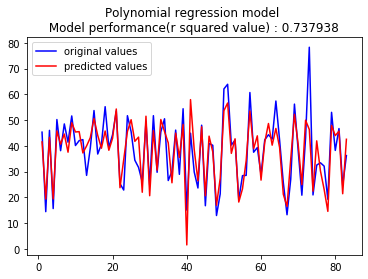

The script that drew this image:
#Polynomial regression

#importing the libraries
import pandas as pd
import matplotlib.pyplot as plt 
import numpy as np

#Importing the dataset
dataset = pd.read_csv('RealEstate_Data.csv')
X = dataset.iloc[:,1:-1].values
y = dataset.iloc[:,-1].values

#Visualising the whole dataset values
a = np.arange(len(y))
plt.bar(a,y , color = 'darkgreen' )
plt.title('House prices per unit area determined by various factors' )
plt.show()


#Splitting the dataset into training and test set
from sklearn.model_selection import train_test_split
X_train,X_test,y_train,y_test = train_test_split(X , y , test_size = 0.2 , random_state = 0)

#Training the model on the dataset
from sklearn.preprocessing import PolynomialFeatures
poly_reg = PolynomialFeatures(degree = 2)
from sklearn.linear_model import LinearRegression
regressor = LinearRegression()
X_poly = poly_reg.fit_transform(X_train)
regressor.fit(X_poly,y_train)

#Predicting the results
y_pred = regressor.predict(poly_reg.transform(X_test))
np.set_printoptions(precision = 2)
print(np.concatenate((y_pred.reshape(len(y_pred),1),y_test.reshape(len(y_test),1)),1))
     
#Evaluating the model performance'
from sklearn.metrics import r2_score
print("Performance of Polynomial regression model : ", r2_score(y_test, y_pred))
      
#Creating an array with serail numbers of values in predicted and the test set
a = np.arange(len(y_test))

#Plotting the graph
plt.plot(a,y_test , color = 'blue', label = 'original values')
plt.plot(a,y_pred , color = 'red', label = 'predicted values')
plt.legend()
plt.title('Polynomial regression model \n Model performance(r squared value) : %f '%r2_score(y_test, y_pred))
plt.show()  
